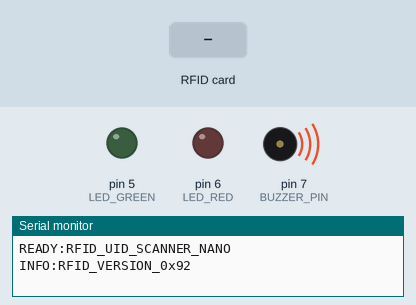
Simulated run of this sketch. Board: Arduino Nano, built with avr-gcc and run on an emulated ATmega328P. Shown: output pins drawn as LEDs (lit = HIGH), buzzer (waves = sounding, pin HIGH), the last lines printed to the serial monitor. The inputs (shaded band) are chosen by the test bench. Pins used as bus, display or sensor lines are not drawn.

Above: at 0.2 s.
At 1.8 s:
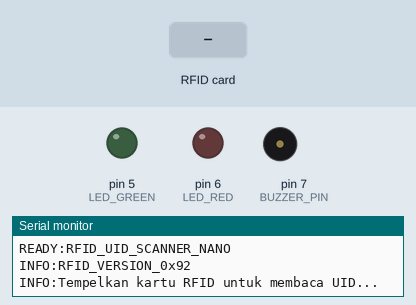
1.9 s: RFID card 5E 7A 19 C4 held to the reader
At 2.18 s:
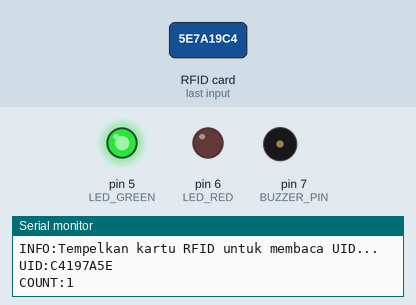
Timing chart, 0 to 4.9 s (numbered marks = the images above; inputs shaded):
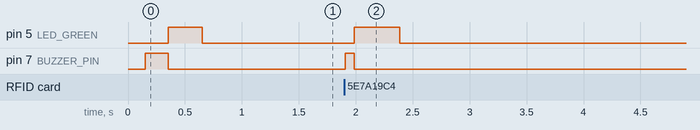

The sketch:

RFID_UID_Scanner_Nano.ino
```cpp
// ============================================================
//  RFID UID SCANNER - Arduino Nano
//  Alat khusus untuk membaca UID kartu RFID/NFC
//  dan mengirimkan ke PC via USB Serial (COM Port)
//
//  WIRING DIAGRAM (Arduino Nano + RC522):
//  ┌─────────────┬────────────┬───────────────────────────┐
//  │ RC522       │ Arduino    │ Catatan                   │
//  ├─────────────┼────────────┼───────────────────────────┤
//  │ SDA (SS)    │ Pin 10     │ SPI Chip Select           │
//  │ SCK         │ Pin 13     │ SPI Clock                 │
//  │ MOSI        │ Pin 11     │ SPI MOSI                  │
//  │ MISO        │ Pin 12     │ SPI MISO                  │
//  │ RST         │ Pin 9      │ Reset                     │
//  │ 3.3V        │ 3.3V       │ ⚠️ JANGAN 5V! Rusak chip │
//  │ GND         │ GND        │ Ground                    │
//  └─────────────┴────────────┴───────────────────────────┘
//
//  BUZZER (Opsional):
//  ┌─────────────┬────────────┐
//  │ Buzzer (+)  │ Pin 7      │
//  │ Buzzer (-)  │ GND        │
//  └─────────────┴────────────┘
//
//  LED (Opsional):
//  ┌─────────────┬────────────┐
//  │ LED Hijau   │ Pin 5      │
//  │ LED Merah   │ Pin 6      │
//  └─────────────┴────────────┘
//
//  OUTPUT FORMAT via USB Serial (115200 baud):
//  Setiap kartu di-tap, Nano akan mengirim:
//  UID:A3B2C1D4
//
//  CARA PAKAI:
//  1. Upload firmware ini ke Arduino Nano
//  2. Colok ke laptop via USB
//  3. Buka halaman "Registrasi RFID Massal" di PembdaHub
//  4. Klik "Hubungkan Scanner"
//  5. Tempelkan kartu siswa → UID langsung muncul di browser!
//
//  LIBRARY YANG DIBUTUHKAN:
//  - MFRC522 by GithubCommunity (Install via Library Manager)
// ============================================================

#include <SPI.h>
#include <MFRC522.h>

// === PIN DEFINITIONS ===
#define RFID_SS_PIN   10   // Pin 10 - SPI Chip Select
#define RFID_RST_PIN   9   // Pin 9  - Reset
#define BUZZER_PIN     7   // Pin 7  - Buzzer (Opsional)
#define LED_GREEN      5   // Pin 5  - LED Hijau (Opsional)
#define LED_RED        6   // Pin 6  - LED Merah (Opsional)

// === COOLDOWN (Anti Double Tap) ===
#define SCAN_COOLDOWN_MS 2000  // 2 detik sebelum kartu yang sama bisa di-scan lagi

MFRC522 rfid(RFID_SS_PIN, RFID_RST_PIN);

String  lastUID     = "";
unsigned long lastTap = 0;
unsigned long scanCount = 0;

void setup() {
  Serial.begin(115200);

  // Inisialisasi pin LED & Buzzer
  pinMode(BUZZER_PIN, OUTPUT);
  pinMode(LED_GREEN,  OUTPUT);
  pinMode(LED_RED,    OUTPUT);
  digitalWrite(BUZZER_PIN, LOW);
  digitalWrite(LED_GREEN,  LOW);
  digitalWrite(LED_RED,    LOW);

  // Inisialisasi SPI & RFID
  SPI.begin();
  rfid.PCD_Init();
  delay(100);

  // Naikkan antenna gain ke MAX (untuk chip clone)
  rfid.PCD_SetAntennaGain(rfid.RxGain_max);

  // Cek apakah RFID terdeteksi
  byte version = rfid.PCD_ReadRegister(rfid.VersionReg);
  if (version == 0x00 || version == 0xFF) {
    Serial.println(F("ERROR:RFID_NOT_FOUND"));
    // Kedipkan LED Merah cepat sebagai tanda error
    for (int i = 0; i < 10; i++) {
      digitalWrite(LED_RED, HIGH); delay(100);
      digitalWrite(LED_RED, LOW);  delay(100);
    }
  } else {
    Serial.println(F("READY:RFID_UID_SCANNER_NANO"));
    Serial.print(F("INFO:RFID_VERSION_0x"));
    Serial.println(version, HEX);
    // Beep 1x tanda siap
    beep(1, 200);
    ledGreen(300);
  }

  Serial.println(F("INFO:Tempelkan kartu RFID untuk membaca UID..."));
}

void loop() {
  // Cek ada kartu baru
  if (!rfid.PICC_IsNewCardPresent()) return;

  // Coba baca serial (retry 1x untuk chip clone)
  if (!rfid.PICC_ReadCardSerial()) {
    delay(10);
    if (!rfid.PICC_ReadCardSerial()) return;
  }

  // Baca UID
  String uid = getUID();
  unsigned long now = millis();

  // Anti double-tap: abaikan UID sama dalam cooldown
  if (uid == lastUID && (now - lastTap) < SCAN_COOLDOWN_MS) {
    rfid.PICC_HaltA();
    rfid.PCD_StopCrypto1();
    return;
  }

  lastUID = uid;
  lastTap = now;
  scanCount++;

  // Kirim UID ke PC via Serial
  Serial.println("UID:" + uid);
  Serial.println("COUNT:" + String(scanCount));

  // Indikator: Beep + LED Hijau
  beep(1, 80);
  ledGreen(400);

  rfid.PICC_HaltA();
  rfid.PCD_StopCrypto1();
}

// Baca UID dalam format HEX uppercase (sama persis dengan firmware station)
String getUID() {
  if (rfid.uid.size < 4) return "";
  String hex = "";
  for (int i = 3; i >= 0; i--) {
    if (rfid.uid.uidByte[i] < 0x10) hex += "0";
    hex += String(rfid.uid.uidByte[i], HEX);
  }
  hex.toUpperCase();
  return hex;
}

// Nyalakan LED Hijau selama durasi ms
void ledGreen(int durasi) {
  digitalWrite(LED_GREEN, HIGH);
  delay(durasi);
  digitalWrite(LED_GREEN, LOW);
}

// Nyalakan LED Merah selama durasi ms
void ledRed(int durasi) {
  digitalWrite(LED_RED, HIGH);
  delay(durasi);
  digitalWrite(LED_RED, LOW);
}

// Beep n kali dengan durasi ms
void beep(int kali, int durasi) {
  for (int i = 0; i < kali; i++) {
    digitalWrite(BUZZER_PIN, HIGH);
    delay(durasi);
    digitalWrite(BUZZER_PIN, LOW);
    if (i < kali - 1) delay(80);
  }
}
```

Measured:
- after the input at 1.9 s, pin 5 (LED_GREEN): LOW → HIGH after 0.09 s, → LOW 0.40 s later; pin 7 (BUZZER_PIN): LOW → HIGH at once, → LOW 0.08 s later
